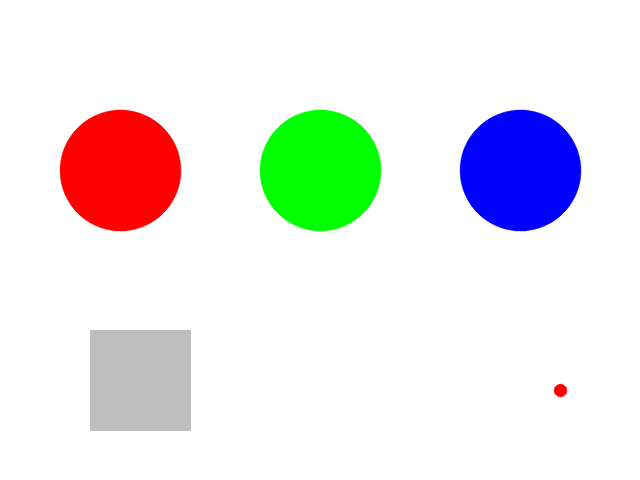
#> input picture 3关/airhust_tutorial26_vision_lab/src/lab_vision_sim_task3/assets/color_targets.png, 640 x 480 px
$ python 01_color_detect.py
#> lines starting #> are read from the running program, lines starting #| are printed output that depends on the picture; after the words box and inside, x2 and y2 are one past the last pixel; in counts of white or black regions, pixels touching at a corner belong together
#!/usr/bin/env python3
# -*- coding: utf-8 -*-
"""任务一：颜色识别。"""
import os
import cv2
import numpy as np

HERE = os.path.dirname(os.path.abspath(__file__))
ROOT = os.path.dirname(HERE)
ASSETS = os.path.join(ROOT, "assets")
OUTPUT = os.path.join(ROOT, "output")
IMAGE_PATH = os.path.join(ASSETS, "color_targets.png")
SAVE_PATH = os.path.join(OUTPUT, "color_result.png")
MIN_AREA = 500
os.makedirs(OUTPUT, exist_ok=True)

COLOR_RANGES = {
    "red": ((0, 0, 150), (90, 90, 255)),
    "green": ((0, 150, 0), (90, 255, 90)),
    "blue": ((150, 0, 0), (255, 90, 90)),
}

def color_mask(image, lower, upper):
    mask = cv2.inRange(image, np.array(lower), np.array(upper))
    kernel = cv2.getStructuringElement(cv2.MORPH_ELLIPSE, (5, 5))
    mask = cv2.morphologyEx(mask, cv2.MORPH_OPEN, kernel)
    mask = cv2.morphologyEx(mask, cv2.MORPH_CLOSE, kernel)
    return mask

def find_blobs(mask, min_area=MIN_AREA):
    contours, _ = cv2.findContours(mask, cv2.RETR_EXTERNAL, cv2.CHAIN_APPROX_SIMPLE)
    blobs = []
    for cnt in contours:
        area = cv2.contourArea(cnt)
        if area < min_area:
            continue
        (cx, cy), radius = cv2.minEnclosingCircle(cnt)
        blobs.append((int(cx), int(cy), int(radius), int(area)))
    return blobs

def annotate(image, results):
    canvas = image.copy()
    for item in results:
        cx, cy = item["center"]
        cv2.circle(canvas, (cx, cy), item["radius"], (0, 0, 0), 2)
        cv2.circle(canvas, (cx, cy), 4, (0, 0, 0), -1)
        label = "%s (%d,%d)" % (item["color"], cx, cy)
        cv2.putText(canvas, label, (cx - 55, cy - item["radius"] - 10),
                    cv2.FONT_HERSHEY_SIMPLEX, 0.55, (0, 0, 0), 1, cv2.LINE_AA)
    return canvas

image = cv2.imread(IMAGE_PATH)
#> image is the input picture: shape (480, 640, 3); mean B, G, R 233.6, 233.6, 233.7
results = []
for name, (lower, upper) in COLOR_RANGES.items():
    mask = color_mask(image, lower, upper)
    blobs = find_blobs(mask, MIN_AREA)
    for (cx, cy, radius, area) in blobs:
        results.append({
            "center": (cx, cy),
            "radius": radius,
            "color": name,
        })
#> this loop made 3 passes
#> blobs on passes 1 to 3: [(120, 170, 60, 11342)], [(320, 170, 60, 11342)], [(520, 170, 60, 11342)]
#> pass 1, in color_mask, `mask = cv2.inRange(image, np.array(lower), np.array(upper))`:
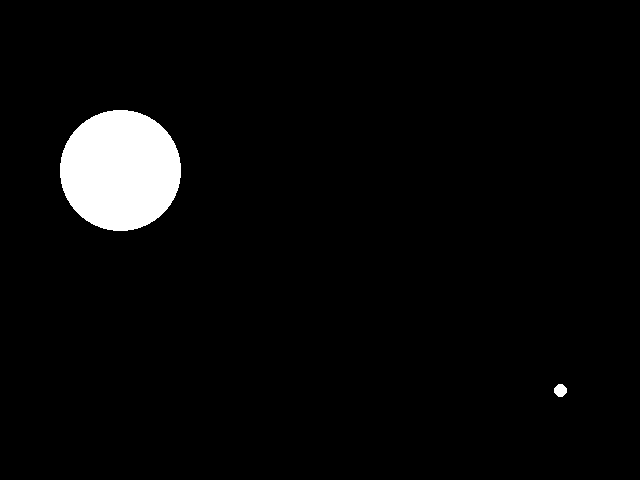
#> mask: shape (480, 640); 3.8% white; 2 white regions, box (x1, y1, x2, y2) and area: (60, 110, 181, 231) 11513, (554, 384, 567, 397) 129
#> pass 2, in color_mask (call 2), `mask = cv2.inRange(image, np.array(lower), np.array(upper))`:
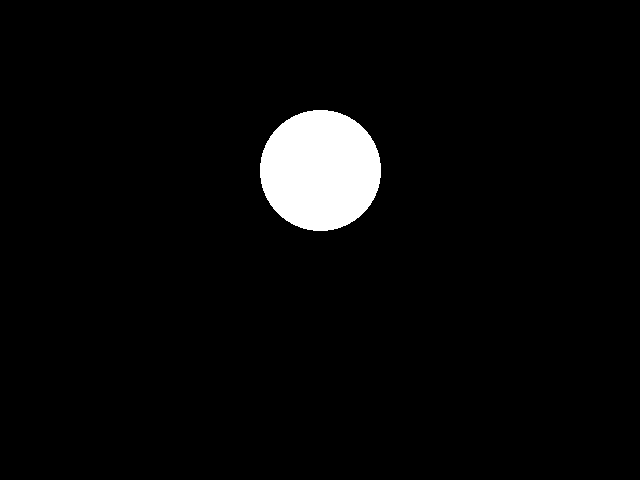
#> mask: shape (480, 640); 3.7% white; 1 white region, box (x1, y1, x2, y2) and area: (260, 110, 381, 231) 11513
#> pass 3, in color_mask (call 3), `mask = cv2.inRange(image, np.array(lower), np.array(upper))`:
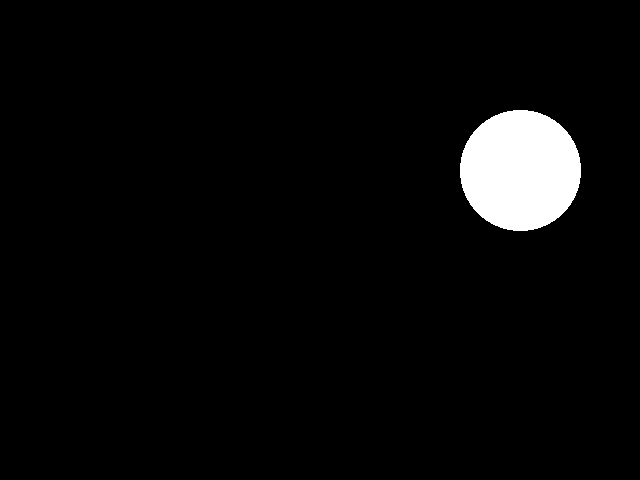
#> mask: shape (480, 640); 3.7% white; 1 white region, box (x1, y1, x2, y2) and area: (460, 110, 581, 231) 11513
#> after the loop, results = 3 items

print("共检测到 %d 个色块" % len(results))
#| 共检测到 3 个色块
canvas = annotate(image, results)
#> the loop in annotate, `for item in results:` made 3 passes
#> (item, cx) on passes 1 to 3: ({'center': (120, 170), 'radius': 60, 'color': 'red'}, 120), ({'center': (320, 170), 'radius': 60, 'color': 'green'}, 320), ({'center': (520, 170), 'radius': 60, 'color': 'blue'}, 520)
#> after the loop in annotate, `for item in results:`:
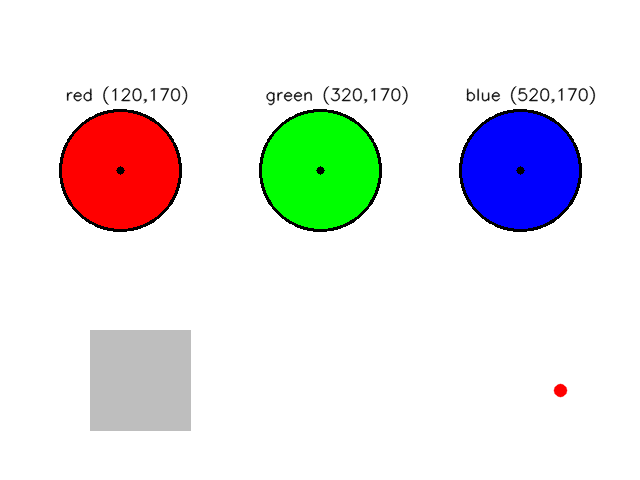
#> canvas: shape (480, 640, 3); 2% of pixels changed, all inside (x1, y1, x2, y2) = (59, 86, 596, 232)
cv2.imwrite(SAVE_PATH, canvas)
print("标注图已保存到", SAVE_PATH)
